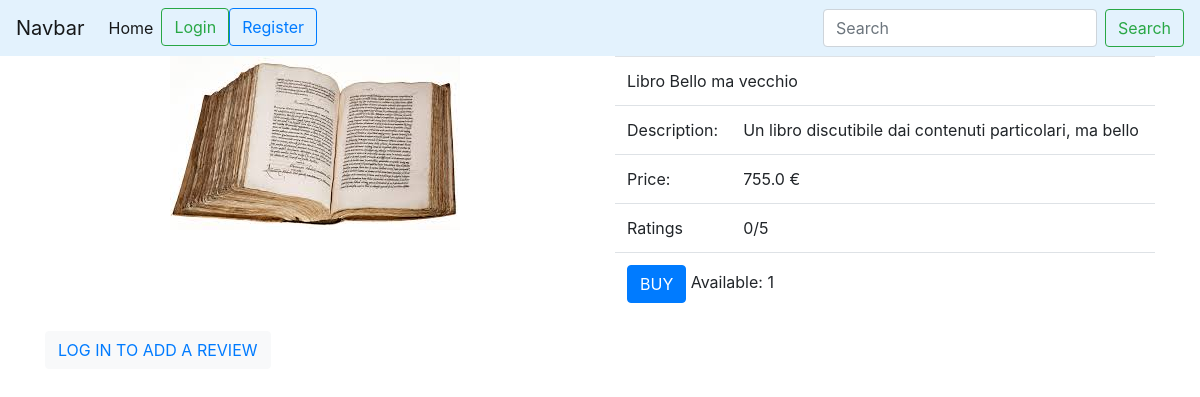
The app's page /product/management/1/detail, older data.
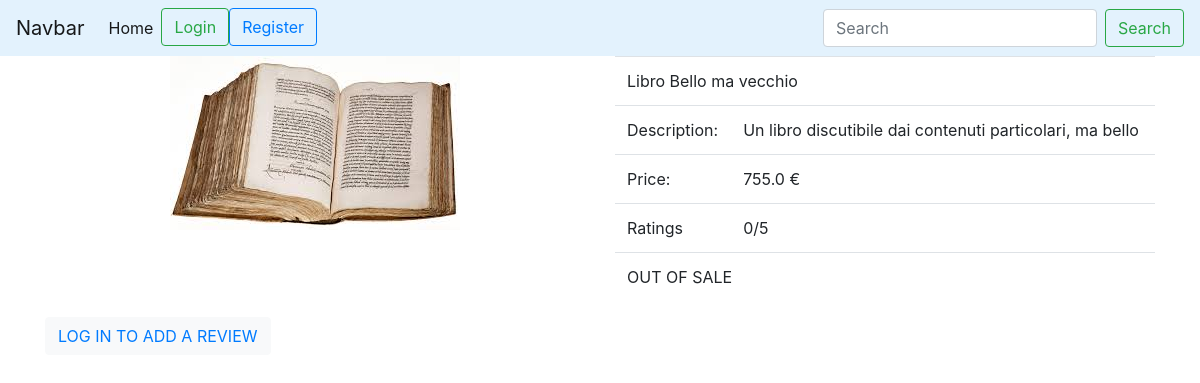
The same page, newer data.
### product_management/models.py (models this page shows)
class Product(models.Model):
    id = models.AutoField(primary_key=True)
    name = models.CharField(max_length=50)
    image = models.ImageField(upload_to='product_images/')
    price = models.FloatField(validators=[MinValueValidator(0.0001)])
    description = models.TextField(max_length=500)
    quantity = models.PositiveIntegerField(default=1)
    shipment = models.FloatField(default=0, validators=[MinValueValidator(0)])
    producer = models.ForeignKey(CustomUser, on_delete=models.CASCADE)
    category = models.ForeignKey(MyCategory,on_delete=models.PROTECT)

### product_management/views.py (the view)
# urls.py: path('management/<int:pk>/detail', views.ProductDetail.as_view(), name='product_detail'),
class ProductDetail(DetailView):
    model = Product
    template_name = 'product_setting/detail.html'
    def get_queryset(self, *args, **kwargs):
        return Product.objects.filter(id=self.kwargs['pk'])

### product_management/templates/product_setting/detail.html (shortened to what this page needs)
{% extends 'base.html' %}
{% load static %}
{% block content %}
    <div class="container">
    <div class="row">
        <div class="col">
            <div class="text-center">
             <img src="{{ product.image.url }}"  class="img-fluid" alt="user profile image" height="240">
            </div>
        </div>
        <div class="col">
                <table class="table table-unbordered">
                    <tr>
                        <td colspan="2"><bold> {{ product.name }}</bold> </td>
                    </tr>
                    <tr>
                        <td>Description: </td>
                        <td>{{ product.description }}</td>
                    </tr>
                    <tr>
                        <td>Price: </td>
                        <td>{{ product.price }} &euro;</td>
                    </tr>
                    <tr>
                        <td>Ratings</td>
                        <td id="product_ratings">0/5</td>
                    </tr>
                    <tr>
                        <td colspan="2">
                            {% if product.quantity == 0 %}
                                OUT OF SALE
                            {% else %}
                                <button class="btn btn-primary" data-toggle="modal" data-target="#BuyProduct">BUY</button>
                                Available: {{ product.quantity }}
                            {% endif %}
                        </td>
                    </tr>
                </table>
        </div>
    </div>
    <div class="row">
        <div class="col">
            {% if request.user.is_authenticated %}
                <button class="btn btn-warning" data-toggle="modal" data-target="#ReviewModal"> ADD REVIEW</button>
            {% else %}
                <button class="btn btn-light"><a href="{% url 'user_management:login' %}">LOG IN TO ADD A REVIEW</a></button>
            {% endif %}
        </div>
    </div>
{% endblock %}

### templates/base.html (shortened to what this page needs)
<!doctype html>
<html lang="en">
  <head>
    <link rel="stylesheet" href="https://maxcdn.bootstrapcdn.com/bootstrap/4.0.0/css/bootstrap.min.css">
  </head>
  <body>
    <nav class="navbar navbar-expand-lg navbar-light " style="background-color: #e3f2fd;">
        <a class="navbar-brand" href="#">Navbar</a>
        <div class="collapse navbar-collapse" id="navbarSupportedContent">
            <ul class="navbar-nav mr-auto">
                <li class="nav-item active">
                    <a class="nav-link" href="{% url 'home' %}">Home </a>
                </li>
                {% if not request.user.is_authenticated %}
                    <li>
                        <a  class="btn btn-outline-success"  href="{% url 'user_management:login' %}">
                            Login
                        </a>
                    </li>
                    <li>
                        <a type="button" class="btn btn-outline-primary" href="{% url 'user_management:signup' %}">
                            Register
                        </a>
                    </li>
                {% endif %}
            </ul>
            <form class="form-inline my-2 my-lg-0">
                <input class="form-control mr-sm-2" type="search" placeholder="Search" aria-label="Search">
                <button class="btn btn-outline-success my-2 my-sm-0" type="submit">Search</button>
            </form>
          </div>
    </nav>
    {% block content %}
    {% endblock %}
  </body>
</html>

Row changes from the older to the newer data that the page shows:
changed Product "Libro Bello ma vecchio": quantity "1" → (not shown)
Text that changed along with them:
text no longer shown: "BUY Available:"
text now shown: "OUT OF SALE"
